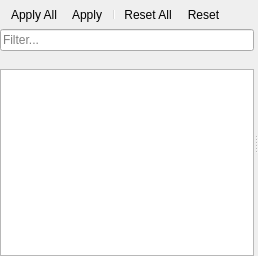
<?xml version="1.0" encoding="UTF-8"?>
<ui version="4.0">
 <class>SettingsDialog</class>
 <widget class="QWidget" name="SettingsDialog">
  <property name="geometry">
   <rect>
    <x>0</x>
    <y>0</y>
    <width>258</width>
    <height>256</height>
   </rect>
  </property>
  <layout class="QVBoxLayout" name="main_layout">
   <property name="spacing">
    <number>0</number>
   </property>
   <property name="leftMargin">
    <number>0</number>
   </property>
   <property name="topMargin">
    <number>0</number>
   </property>
   <property name="rightMargin">
    <number>0</number>
   </property>
   <property name="bottomMargin">
    <number>0</number>
   </property>
   <item>
    <widget class="QToolBar" name="toolbar">
     <addaction name="apply_all_action"/>
     <addaction name="apply_current_page_action"/>
     <addaction name="separator"/>
     <addaction name="reset_all_action"/>
     <addaction name="reset_current_page_action"/>
    </widget>
   </item>
   <item>
    <widget class="QSplitter" name="splitter">
     <property name="orientation">
      <enum>Qt::Orientation::Horizontal</enum>
     </property>
     <widget class="QWidget" name="tree_panel">
      <layout class="QVBoxLayout" name="tree_panel_layout">
       <item>
        <widget class="QLineEdit" name="filter_edit">
         <property name="placeholderText">
          <string>Filter...</string>
         </property>
        </widget>
       </item>
       <item>
        <widget class="WrappingCheckBox" name="show_full_page_check_box" native="true"/>
       </item>
       <item>
        <widget class="WrappingCheckBox" name="show_full_group_check_box" native="true"/>
       </item>
       <item>
        <widget class="QTreeView" name="category_tree">
         <property name="headerHidden">
          <bool>true</bool>
         </property>
        </widget>
       </item>
      </layout>
     </widget>
     <widget class="QStackedWidget" name="page_stack"/>
    </widget>
   </item>
  </layout>
  <action name="apply_all_action">
   <property name="text">
    <string>Apply All</string>
   </property>
   <property name="toolTip">
    <string>Apply changes on every page</string>
   </property>
  </action>
  <action name="apply_current_page_action">
   <property name="text">
    <string>Apply</string>
   </property>
   <property name="toolTip">
    <string>Apply the current page's changes</string>
   </property>
  </action>
  <action name="reset_all_action">
   <property name="text">
    <string>Reset All</string>
   </property>
   <property name="toolTip">
    <string>Discard changes on every page</string>
   </property>
  </action>
  <action name="reset_current_page_action">
   <property name="text">
    <string>Reset</string>
   </property>
   <property name="toolTip">
    <string>Discard the current page's changes</string>
   </property>
  </action>
 </widget>
 <customwidgets>
  <customwidget>
   <class>WrappingCheckBox</class>
   <extends>QWidget</extends>
   <header>borco_pyside.widgets</header>
  </customwidget>
 </customwidgets>
 <resources/>
 <connections/>
</ui>
